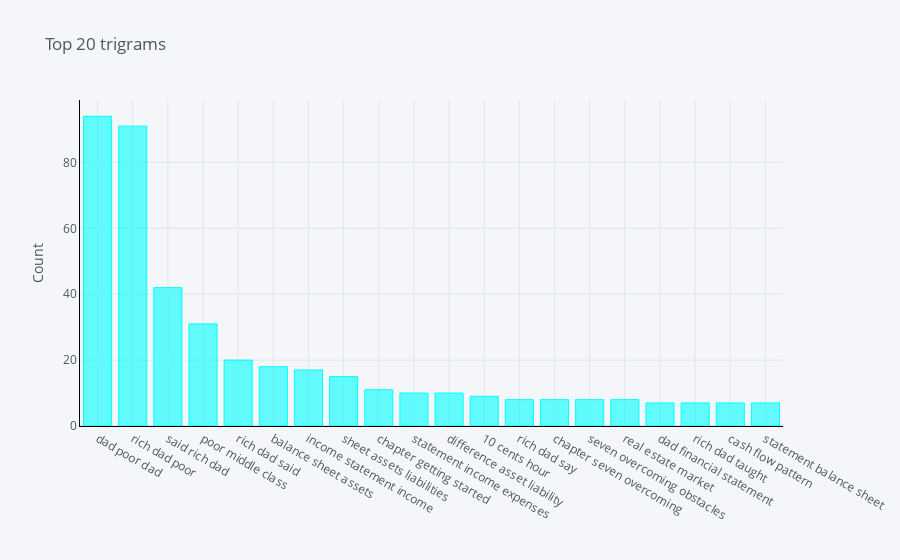

Source (notebook cell):
### Markdown cell above
#### Inference
1. words like "rich dad", "poor dad", "real estate" are used together very often
2. This plot demonstrates the frequent use of bigrams

### Code cell
common_words_3 = get_top_n_words(sentence_df['Text'],3, 20)
df4 = pd.DataFrame(common_words_3, columns = ['ReviewText' , 'count'])
df4.groupby('ReviewText').sum()['count'].sort_values(ascending=False).iplot(
    kind='bar', yTitle='Count', linecolor='black', title='Top 20 trigrams', colors= 'cyan')

### Figure 1 — Plotly figure (JSON) as saved in the notebook; plotly's stock layout.template omitted (floating-point values rounded to 4 significant figures)
{"data": [{"marker": {"color": "rgba(0, 255, 255, 0.6)", "line": {"color": "rgba(0, 255, 255, 1.0)", "width": 1}}, "name": "count", "orientation": "v", "text": "", "type": "bar", "x": ["dad poor dad", "rich dad poor", "said rich dad", "poor middle class", "rich dad said", "balance sheet assets", "income statement income", "sheet assets liabilities", "chapter getting started", "statement income expenses", "difference asset liability", "10 cents hour", "rich dad say", "chapter seven overcoming", "seven overcoming obstacles", "real estate market", "dad financial statement", "rich dad taught", "cash flow pattern", "statement balance sheet"], "y": [94, 91, 42, 31, 20, 18, 17, 15, 11, 10, 10, 9, 8, 8, 8, 8, 7, 7, 7, 7]}], "layout": {"legend": {"bgcolor": "#F5F6F9", "font": {"color": "#4D5663"}}, "paper_bgcolor": "#F5F6F9", "plot_bgcolor": "#F5F6F9", "title": {"font": {"color": "#4D5663"}, "text": "Top 20 trigrams"}, "xaxis": {"gridcolor": "#E1E5ED", "linecolor": "black", "showgrid": true, "tickfont": {"color": "#4D5663"}, "title": {"font": {"color": "#4D5663"}, "text": ""}, "zerolinecolor": "#E1E5ED"}, "yaxis": {"gridcolor": "#E1E5ED", "linecolor": "black", "showgrid": true, "tickfont": {"color": "#4D5663"}, "title": {"font": {"color": "#4D5663"}, "text": "Count"}, "zerolinecolor": "#E1E5ED"}}}
